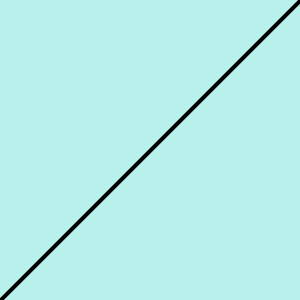
Frame 1 (no input)
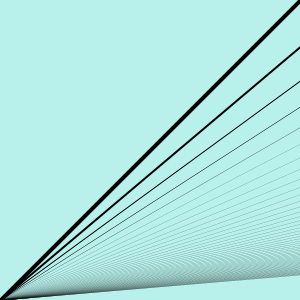
Frame 60 (the mouse pressed at the canvas centre just before this capture)
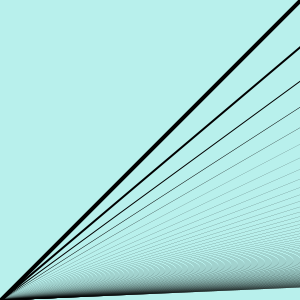
Frame 120 (the mouse held since frame 60 and released just before this capture)

The Processing sketch that drew these frames (run headless with seeded random() and noise(); from frame 60 on, the mouse is pressed at the canvas centre):

// Processing sketch: processing_163726
// ── processing_163726.pde

float x = 300;
float y = 300;
float angle = 0.0;
float scaleVal = 55.0;
float weight = 4.0;
void setup (){
size (300, 300);
background (#B8F0EC);
smooth ();
}

void draw (){
  strokeWeight (weight);
  frameRate (60);
  line (x, 0, 0, y);
  x = x + cos (angle) * scaleVal;
  y = y + sin (angle) * scaleVal;
  weight = weight/2;
}
